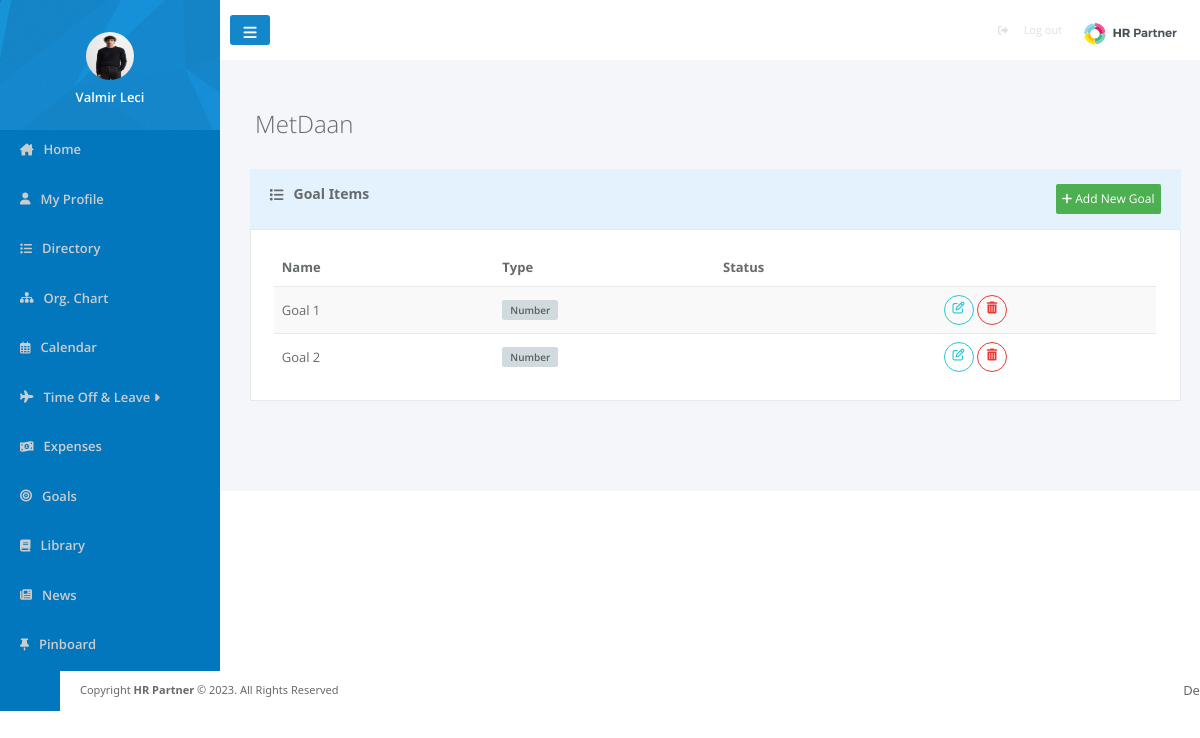
Screenshot of /pages/goalItem.php (signed in) with the database file from the repository.
### tables this page shows
CREATE TABLE `users` (
  `user_id` int(100) NOT NULL,
  `image` varchar(500) DEFAULT NULL,
  `name` varchar(200) NOT NULL,
  `surname` varchar(200) NOT NULL,
  `email` varchar(200) NOT NULL,
  `password` varchar(500) NOT NULL,
  `Position_ID` int(11) DEFAULT NULL,
  `Departament_ID` int(11) DEFAULT NULL,
  `role` int(11) NOT NULL,
  `location` varchar(100) DEFAULT NULL,
  `status` varchar(100) DEFAULT NULL,
  `report_to` int(11) DEFAULT NULL,
  `gender` varchar(10) DEFAULT NULL,
  `born` date DEFAULT NULL,
  `started` date DEFAULT NULL,
  `company` int(11) DEFAULT NULL
);

CREATE TABLE `goalitems` (
  `id` int(11) NOT NULL,
  `name` varchar(200) NOT NULL,
  `details` varchar(500) NOT NULL,
  `type` varchar(200) NOT NULL,
  `due_deadline` date NOT NULL,
  `target` int(11) NOT NULL,
  `created` date NOT NULL,
  `updated` date DEFAULT NULL,
  `company_id` int(11) DEFAULT NULL,
  `status` varchar(100) DEFAULT NULL
);

### pages/goalItem.php (the view, shortened to what this page needs)
<?php
require_once '../config.php';
$userId = $_SESSION['user_id'];
$companyId = $_SESSION['company'];
$itemsQuery = "SELECT * FROM goalitems
WHERE company_id=:company_id";
$prep = $con->prepare($itemsQuery);
$prep->bindParam(':company_id', $companyId);
$prep->execute();
$goalitems = $prep->fetchAll();
?>
<head>
    <link rel="stylesheet" href="../css/goalItems.css">
    <link href="https://cdn.jsdelivr.net/npm/bootstrap@5.3.1/dist/css/bootstrap.min.css" rel="stylesheet"
>
</head>
<body>
    <div>
        <?php include '../template/sidebar.php' ?>
    </div>
    <div class="content">
        <?php include '../template/navbar.php' ?>
        <div class="goalItemHead">
            <?php echo "<h2>" . $_SESSION['company_name'] . "</h2>"; ?>
        </div>
        <div class="goalItemsBody">
            <div class="goalItemsTableHead">
                <h5>
                    <i class="fa fa-list m-r-sm"></i>
                    Goal Items
                </h5>
                <button id="addExpenseCategory">
                    <a href="addgoalItem.php">
                        <i class="fa fa-plus"></i>
                        Add New Goal
                    </a>
                </button>
            </div>
            <div class="goalItemsTableBody">
                <table class="goalItems">
                    <thead>
                        <tr>
                            <th>Name</th>
                            <th>Type</th>
                            <th>Status</th>
                            <th></th>
                        </tr>
                    </thead>
                    <tbody>
                        <?php foreach ($goalitems as $goalitem): ?>
                            <tr>
                                <td>
                                    <?= $goalitem['name'] ?>
                                </td>
                                <td>
                                    <span class="type"><?= $goalitem['type'] ?></span>
                                </td>
                                <td>
                                </td>
                                <td>
                                    <a href="updateGoalItem.php?expense_id=<?= $goalitem['id'] ?>" class="editGoalItem">
                                        <i class="fa fa-edit"></i>
                                    </a>
                                    <a href="deleteGoalItem.php?expense_id=<?= $goalitem['id'] ?>" class="deleteGoalItem">
                                    <i class="fa fa-trash"></i>
                                    </a>
                                </td>
                            </tr>
                        <?php endforeach; ?>
                    </tbody>
                </table>
            </div>
        </div>
        <?php include '../template/footer.php'; ?>
    </div>
</body>

### template/sidebar.php (shortened to what this page needs)
<?php
$sql = "SELECT u.user_id, u.image from users u where user_id=$userId";
$prep = $con->prepare($sql);
$prep->execute();
$userImages = $prep->fetchAll();
?>
<head>
    <link rel="stylesheet" href="../css/index.css">
</head>
<div id="sidebar">
    <div id="profile">
        <?php foreach ($userImages as $userImage): ?>
            <img src="../userIMG/<?= $userImage['image'] ?>" alt="">
        <?php endforeach; ?>
        <?php echo "<h3>" . $_SESSION['name'] . "</h3>"; ?>
    </div>
    <ul id="sidebarElements">
        <li>
            <i class="fa-solid fa-house-chimney"></i>
            <a href="home.php">Home</a>
        </li>
        <li>
            <i class="fa-solid fa-user"></i>
            <a href="myProfile.php">My Profile</a>
        </li>
        <li>
            <i class="fa-solid fa-list"></i>
            <a href="directory.php">Directory</a>
        </li>
        <li>
            <i class="fa-solid fa-sitemap"></i>
            <a href="orgChart.php">Org. Chart</a>
        </li>
        <li>
            <i class="fa-regular fa-calendar-days"></i>
            <a href="calendar.php">Calendar</a>
        </li>
        <?php if ($_SESSION['role'] == 0) { ?>
            <li class="dropdown" Style="cursor: pointer;">
                <i class="fa fa-plane"></i>
                <a onclick="myFunction()" class="dropbtn">Time Off & Leave <i class="fa-solid fa-caret-right"></i></a>
            </li>
        <?php } ?>
        <?php if ($_SESSION['role'] == 0) { ?>
            <li class="dropdown" Style="cursor: pointer;">
                <i class="fa-solid fa-money-bill-1-wave"></i>
                <a href="empexpenses.php">Expenses</a>
            </li>
        <?php } ?>
        <?php if ($_SESSION['role'] == 0) { ?>
            <li>
                <i class="fa-solid fa-bullseye"></i>
                <a href="goals.php">Goals</a>
            </li>
        <?php } ?>
        <li>
            <i class="fa-solid fa-book"></i>
            <a href="library.php">Library</a>
        </li>
        <li>
            <i class="fa-solid fa-newspaper"></i>
            <?php if ($_SESSION['role'] == 0) { ?>
                <a href="empNews.php">News</a>
            <?php } else { ?>
                <a href="news.php">News</a>
            <?php } ?>
        </li>
        <li>
            <i class="fa-solid fa-thumbtack"></i>
            <a href="pinboard.php">Pinboard</a>
        </li>
    </ul>
</div>

### css/goalItems.css (style rules this page uses)
body { width: 100%; height: fit-content; display: flex; flex-direction: row; font-family: "open sans", "Helvetica Neue", Helvetica, Arial, sans-serif; position: absolute; background-color: #f4f6fa; }
.content { display: flex; flex-direction: column; justify-content: center; align-items: center; width: 100%; background-color: #f4f6fa; height: fit-content; }
.goalItemsBody { width: 100%; display: flex; flex-direction: column; justify-content: center; align-items: center; padding-bottom: 30px; }
.goalItemHead { padding-top: 30px; width: 100%; text-align: start; padding-left: 35; }
.goalItemHead h2 { margin-top: 20px; margin-bottom: 10px; font-family: "open sans", "Helvetica Neue", Helvetica, Arial, sans-serif; font-weight: 100; color: #676a6c; font-size: 24px; align-items: center; }
.goalItemsTableHead { background-color: #e3f2fd; display: flex; flex-direction: row; justify-content: space-between; align-items: center; height: 60px; width: 95%; margin-left: 10px; margin-top: 20px; text-align: start; padding-left: 20px; padding-right: 20px; }
.goalItemsTableHead h5 { display: flex; align-items: center; color: #676a6c; font-size: 14px; font-weight: 600; width: 240px; height: 25px; }
.goalItemsTableHead h5 i { margin-right: 10px; }
.goalItemsTableHead #addExpenseCategory { background-color: #4caf50; color: white; height: 30px; border: #4caf50; border-radius: 2px; }
.goalItemsTableHead button a { text-decoration: none; color: white; font-family: "open sans", "Helvetica Neue", Helvetica, Arial, sans-serif; font-size: 12px; }
.goalItemsTableBody { margin-bottom: 60px; background-color: #fff; display: flex; flex-direction: column; align-items: center; margin-left: 10px; width: 95%; border: 1px solid #e7eaec; }
.goalItems { width: 95%; border-collapse: collapse; margin: 20px 10px; font-size: 13px; font-family: "open sans", "Helvetica Neue", Helvetica, Arial, sans-serif; }
.goalItems thead tr th { padding: 8px; text-align: left; margin-right: 20px; padding-bottom: 10px; font-weight: 700; color: #676a6c; }
.goalItems tbody tr { text-align: left; font-weight: 400; color: #676a6c; border-top: 1px #e7eaec solid; }
.goalItems tbody tr td { padding-bottom: 11px; font-size: 13px; font-weight: 400; min-width: 120px; padding: 8; }
.goalItems tbody tr td .type { background-color: #d1dade; color: #5e5e5e; font-family: "Open Sans", "Helvetica Neue", Helvetica, Arial, sans-serif; font-weight: 600; text-shadow: none; padding: 3px 8px; font-size: 10px; border-radius: .25em; }
.goalItems tbody tr td .editGoalItem { display: inline-block; width: 30px; height: 30px; padding: 6px 0; border-radius: 15px; text-align: center; font-size: 12px; line-height: 1.42857143; border: 1px solid #26c6da; color: #26c6da; background-color: transparent; }
.goalItems tbody tr td .deleteGoalItem { display: inline-block; width: 30px; height: 30px; padding: 6px 0; border-radius: 15px; text-align: center; font-size: 12px; line-height: 1.42857143; border: 1px solid #e53935; color: #e53935; background-color: transparent; }
.goalItems tbody tr:nth-child(odd) { background-color: #f9f9f9; }

### css/index.css (style rules this page uses)
#sidebar { padding: 0; display: flex; flex-direction: column; background-color: #0277bd; width: 220px; height:100%; }
#profile { width: 100%; height: 130px; display: flex; flex-direction: column; justify-content: center; align-items:center; background-image: url('../images/sidebarheader.png'); }
#profile img { width: 48px; height: 48px; border-radius: 50%; margin-top: 15px; }
#profile h3 { font-weight: 600; margin-top: 10px; font-family: "open sans","Helvetica Neue",Helvetica,Arial,sans-serif; color: white; font-size: 13px; }
#sidebar ul { padding: 10px; width: 80%; list-style: none; filter: brightness(80%); }
#sidebar li { padding: 0; display: flex; flex-direction: row; justify-content: center; align-items: center; margin-bottom: 30px; width: 100%; margin-left: 10px; font-size: 15px; }
#sidebar a { width: 100%; text-decoration: none; color: white; font-size: 13px; font-weight: 400; font-family: 'Open Sans', sans-serif; font-weight: 600; margin-left: 10px; }
#sidebar i { color: white; font-size: 12px; }

### rows the page displays
users: image (picture)
goalitems: name "Goal 1", type "Number"
goalitems: name "Goal 2", type "Number"

### other values shown
$_SESSION['name'] "Valmir Leci"
$_SESSION['company_name'] "MetDaan"
